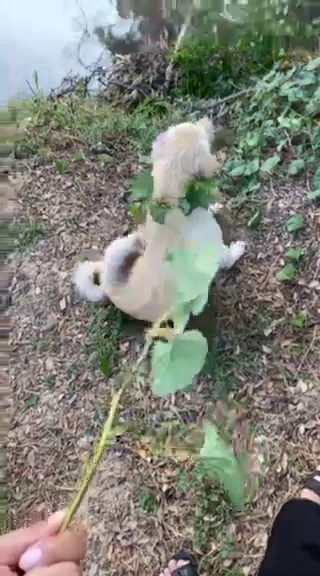
#> input picture frame 16 of video/video_test.mp4, 320 x 576 px
$ python DrawingFun.py
#> lines starting #> are read from the running program, lines starting #| are printed output that depends on the picture; after the words box and inside, x2 and y2 are one past the last pixel; in counts of white or black regions, pixels touching at a corner belong together
#import
import cv2
import datetime
#=================== Drawing 1 Draw line  =====================================
# img = cv2.imread("image/mark_sad_makmak.jpg")

# imgsize = cv2.resize(img,(700,700))

# #วาดเส้นตรงไปที่ภาพ
# #line เส้น arrowed ลูกศร (ภาพ, จุดเริ่มต้น(x, y), จุดสุดท้าย(x, y), สี BGR, ความหนา)
# cv2.arrowedLine(imgsize, (100,100), (100,500), (255,0,0), 4)
#   cv2.line(imgsize, (100,100), (100,500), (255,0,0), 4)
# cv2.imshow("OUTPUT", imgsize)

# cv2.waitKey(0)
# cv2.destroyAllWindows()
#==============================================================================
#=================== Drawing 2 Draw Rectangle  ================================
# img = cv2.imread("image/mark_sad_makmak.jpg")

# imgsize = cv2.resize(img, (700,700))

# #Draw Rectangle
# #(ภาพ, มุมบนซ้าย, มุมล่างขวา, สี BGR, ความหนา)
# cv2.rectangle(imgsize, (100, 100), (500, 500), (150,0,100), 5 ) #หนา -1 สีเต็ม

# cv2.imshow("OUTPUT", imgsize)

# cv2.waitKey(0)

# cv2.reslase()
# cv2.destroyAllWindows()
#==============================================================================
#=================== Drawing 3 Draw Circle  ===================================
# img = cv2.imread("image/mark_sad_makmak.jpg")

# imgsesize = cv2.resize(img, (700, 700))

# #Draw Circle
# #(ภาพ, ตำแหน่งจุดศูนย์กลาง (x, y), รัสมี, สี BGR, ความหนา)
# cv2.circle(imgsesize, (300,300), 100, (100,0,200), 5)

# cv2.imshow("OUTPUT", imgsesize)

# cv2.waitKey(0)
# cv2.destroyAllWindows()
#==============================================================================
#=================== Drawing 4 Draw text  =====================================
# img = cv2.imread("image/mark_sad_makmak.jpg")

# imgresize  = cv2.resize(img, (700, 700))

# #test
# #putText (ภาพ, ข้อความ, พิกัดข้อความ, Font (openCV doc), ขนาดข้อความ, สี, ความหนา (openCV doc))
# cv2.putText(imgresize, "Mark No Sad", (100, 200), cv2.FONT_HERSHEY_SCRIPT_SIMPLEX, 2, (0, 0, 255), cv2.LINE_4)

# cv2.imshow("OUTPUT", imgresize)

# cv2.waitKey(0)
# cv2.destroyAllWindows()
#==============================================================================
#=================== Drawing 5 Time in Video/Camera  ==========================
cap = cv2.VideoCapture("video/video_test.mp4") # 0 = Camera

while(cap.isOpened()) :
    chack, frame = cap.read()
#> frame is the input picture: shape (576, 320, 3); mean B, G, R 118.8, 128.6, 127.2

    if chack == True:
        currentDate = str(datetime.datetime.now())
        cv2.putText(frame, currentDate, (10,50), cv2.FONT_HERSHEY_SIMPLEX, 0.5, (0, 0, 0), cv2.LINE_4)                   #เขียนภาพ
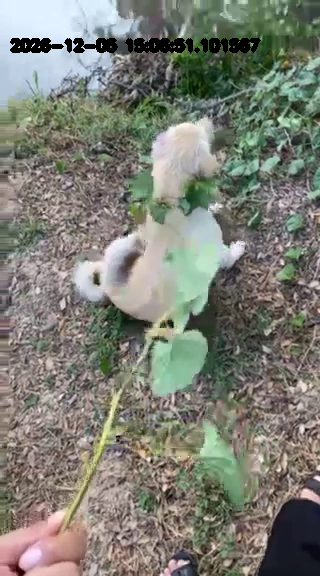
#> frame: shape (576, 320, 3); 1.41% of pixels changed, all inside (x1, y1, x2, y2) = (10, 38, 261, 53)
        cv2.imshow("OUTPUT", frame)
        if cv2.waitKey(1) & 0xFF == ord('s'):
#> (key Esc is pressed here)
            break
    else :
        break
cap.release()
cv2.destroyAllWindows()
#==============================================================================

$ run again, starting later in the video
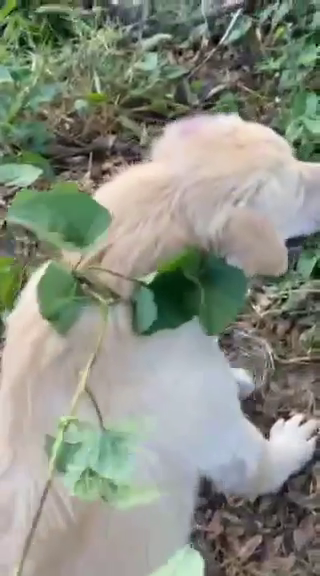
#> input picture frame 74 of video/video_test.mp4, 320 x 576 px
#> frame is the input picture: shape (576, 320, 3); mean B, G, R 129.5, 142.2, 137.2
#> `cv2.putText(frame, currentDate, (10,50), cv2.FONT_HERSHEY_SIMPLEX, 0.5..`:
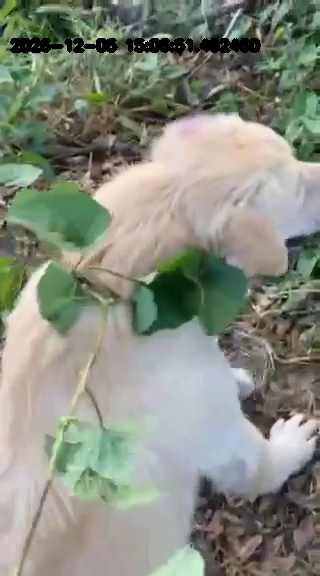
#> frame: shape (576, 320, 3); 1.45% of pixels changed, all inside (x1, y1, x2, y2) = (10, 38, 261, 53)

$ run again, starting later in the video
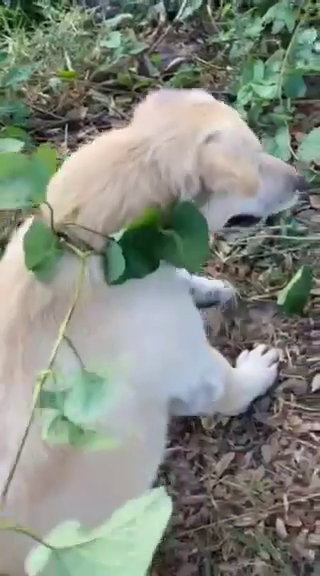
#> input picture frame 132 of video/video_test.mp4, 320 x 576 px
#> frame is the input picture: shape (576, 320, 3); mean B, G, R 127.5, 137.6, 131.8
#> `cv2.putText(frame, currentDate, (10,50), cv2.FONT_HERSHEY_SIMPLEX, 0.5..`:
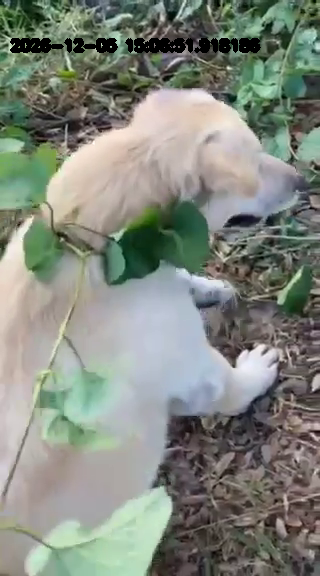
#> frame: shape (576, 320, 3); 1.44% of pixels changed, all inside (x1, y1, x2, y2) = (10, 38, 261, 53)
